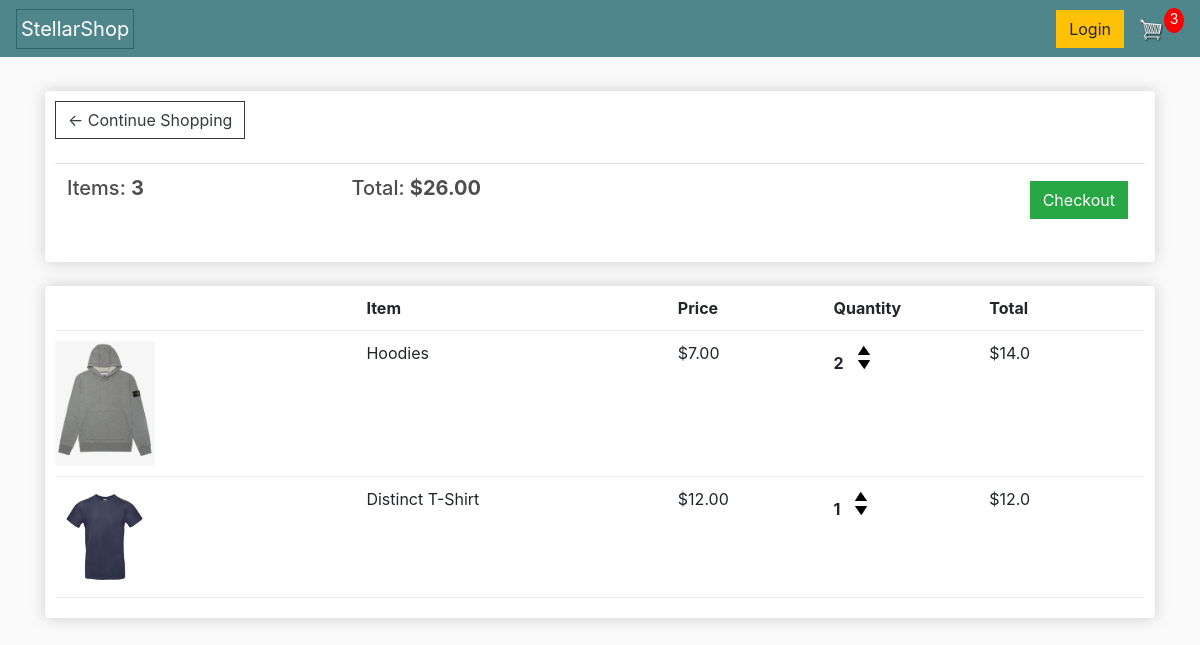
The app's page /cart/ (signed in) with its own data.
### store/models.py (models this page shows, shortened)
class Order(models.Model):
    customer = models.ForeignKey(Customer, on_delete=models.SET_NULL, null=True, blank=True)
    date_ordered = models.DateTimeField(auto_now_add=True)
    complete = models.BooleanField(default=False, null=True, blank=True)
    transaction_id = models.CharField(max_length=100, null=True)
    @property
    def get_cart_total(self):
        orderitems = self.orderitem_set.all()
        total = sum([item.get_total for item in orderitems])
        return total
    @property
    def get_cart_items(self):
        orderitems = self.orderitem_set.all()
        total = sum([item.quantity for item in orderitems])
        return total

class OrderItem(models.Model):
    product = models.ForeignKey(Product, on_delete=models.SET_NULL, null=True)
    order = models.ForeignKey(Order, on_delete=models.SET_NULL, blank=True, null=True)
    quantity = models.IntegerField(default=0, null=True, blank=True)
    date_added = models.DateTimeField(auto_now_add=True)
    @property
    def get_total(self):
        total = self.product.price * self.quantity
        return total

class Product(models.Model):
    name = models.CharField(max_length=200, null=True)
    price = models.FloatField()
    digital = models.BooleanField(default=False, null=True, blank=False)
    image = models.ImageField(null=True, blank=True)
    @property
    def imageURL(self):
        try:
            url = self.image.url
        except:
            url = ''
        return url

### store/views.py (the view)
# urls.py: path('cart/', views.cart, name="cart"),
def cart(request):
    data = cartData(request)
    cartItems = data['cartItems']
    order = data['order']
    items = data['items']
    context = {'items':items, 'order':order,  'cartItems': cartItems}
    return render(request, 'store/cart.html', context)

### store/utils.py (called while the page is built)
def cartData(request):
    if request.user.is_authenticated:
        customer = request.user.customer
        order, created = Order.objects.get_or_create(customer=customer, complete=False)
        items = order.orderitem_set.all()
        cartItems = order.get_cart_items
    else:
        cookieData = cookieCart(request)
        cartItems = cookieData['cartItems']
        order = cookieData['order']
        items = cookieData['items']
    return{'cartItems':cartItems, 'order':order, 'items': items}

### store/templates/store/cart.html
{% extends 'store/main.html' %} {% load static %} {% block content %}
<div class="row">
  <div class="col-lg-12">
    <div class="box-element">
      <a class="btn btn-outline-dark" href="{% url 'store' %}"
        >&#x2190; Continue Shopping</a
      >
      <br />
      <br />
      <table class="table">
        <tr>
          <th>
            <h5>Items: <strong>{{order.get_cart_items}}</strong></h5>
          </th>
          <th>
            <h5>
              Total: <strong>${{order.get_cart_total|floatformat:2}}</strong>
            </h5>
          </th>
          <th>
            <a
              style="float: right; margin: 5px"
              class="btn btn-success"
              href="{% url 'checkout' %}"
              >Checkout</a
            >
          </th>
        </tr>
      </table>
    </div>
    <br />
    <div class="box-element">
      <div class="cart-row">
        <div style="flex: 2"></div>
        <div style="flex: 2"><strong>Item</strong></div>
        <div style="flex: 1"><strong>Price</strong></div>
        <div style="flex: 1"><strong>Quantity</strong></div>
        <div style="flex: 1"><strong>Total</strong></div>
      </div>
      {% for item in items %}
      <div class="cart-row">
        <div style="flex: 2">
          <img class="row-image" src="{{item.product.imageURL}}" />
        </div>
        <div style="flex: 2"><p>{{item.product.name}}</p></div>
        <div style="flex: 1"><p>${{item.product.price|floatformat:2}}</p></div>
        <div style="flex: 1">
          <p class="quantity">{{item.quantity}}</p>
          <div class="quantity">
            <img
              data-product="{{item.product.id}}"
              data-action="add"
              class="chg-quantity update-cart"
              src="{% static  'images/arrow-up.png' %}"
            />
            <img
              data-product="{{item.product.id}}"
              data-action="remove"
              class="chg-quantity update-cart"
              src="{% static  'images/arrow-down.png' %}"
            />
          </div>
        </div>
        <div style="flex: 1"><p>${{item.get_total}}</p></div>
      </div>
      {% endfor %}
    </div>
  </div>
</div>
{% endblock content %}

### static/css/main.css (style rules this page uses)
body { background-color: hsl(0, 0%, 98%); }
h1,h2,h3,h4,h5,h6 { color:hsl(0, 0%, 30%); }
.box-element { box-shadow:hsl(0, 0%, 80%) 0 0 16px; background-color: #fff; border-radius: 4px; padding: 10px; }
.col-lg-4, .col-lg-6, .col-lg-8, .col-lg-12 { margin-top: 10px; }
.btn { border-radius: 0; }
.row-image { width: 100px; }
.cart-row { display: flex; align-items: flex-stretch; padding-bottom: 10px; margin-bottom: 10px; border-bottom: 1px solid #ececec; }
.quantity { display: inline-block; font-weight: 700; padding-right:10px; }
.chg-quantity { width: 12px; cursor: pointer; display: block; margin-top: 5px; transition:.1s; }

### records on screen
Order: get_cart_items "3", get_cart_total "26.00"
OrderItem: product.imageURL (picture), product.name "Hoodies", product.price "7.00", quantity "2", get_total "14.0"
OrderItem: product.imageURL (picture), product.name "Distinct T-Shirt", product.price "12.00", quantity "1", get_total "12.0"

### other values on screen
{{ cartItems }} "3"
